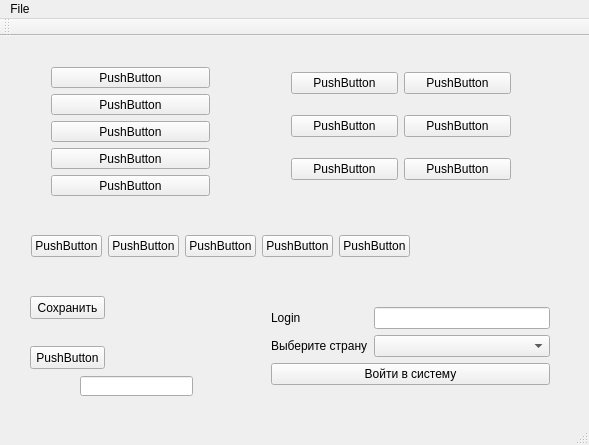
<?xml version="1.0" encoding="UTF-8"?>
<ui version="4.0">
 <class>MainWindow</class>
 <widget class="QMainWindow" name="MainWindow">
  <property name="geometry">
   <rect>
    <x>0</x>
    <y>0</y>
    <width>589</width>
    <height>445</height>
   </rect>
  </property>
  <property name="windowTitle">
   <string>MainWindow</string>
  </property>
  <widget class="QWidget" name="centralWidget">
   <widget class="QWidget" name="verticalLayoutWidget">
    <property name="geometry">
     <rect>
      <x>40</x>
      <y>20</y>
      <width>181</width>
      <height>151</height>
     </rect>
    </property>
    <layout class="QVBoxLayout" name="verticalLayout">
     <item>
      <widget class="QPushButton" name="pushButton_2">
       <property name="text">
        <string>PushButton</string>
       </property>
      </widget>
     </item>
     <item>
      <widget class="QPushButton" name="pushButton_3">
       <property name="text">
        <string>PushButton</string>
       </property>
      </widget>
     </item>
     <item>
      <widget class="QPushButton" name="pushButton_5">
       <property name="text">
        <string>PushButton</string>
       </property>
      </widget>
     </item>
     <item>
      <widget class="QPushButton" name="pushButton_4">
       <property name="text">
        <string>PushButton</string>
       </property>
      </widget>
     </item>
     <item>
      <widget class="QPushButton" name="pushButton">
       <property name="text">
        <string>PushButton</string>
       </property>
      </widget>
     </item>
    </layout>
   </widget>
   <widget class="QWidget" name="horizontalLayoutWidget">
    <property name="geometry">
     <rect>
      <x>20</x>
      <y>180</y>
      <width>401</width>
      <height>61</height>
     </rect>
    </property>
    <layout class="QHBoxLayout" name="horizontalLayout">
     <item>
      <widget class="QPushButton" name="pushButton_10">
       <property name="text">
        <string>PushButton</string>
       </property>
      </widget>
     </item>
     <item>
      <widget class="QPushButton" name="pushButton_9">
       <property name="text">
        <string>PushButton</string>
       </property>
      </widget>
     </item>
     <item>
      <widget class="QPushButton" name="pushButton_8">
       <property name="text">
        <string>PushButton</string>
       </property>
      </widget>
     </item>
     <item>
      <widget class="QPushButton" name="pushButton_7">
       <property name="text">
        <string>PushButton</string>
       </property>
      </widget>
     </item>
     <item>
      <widget class="QPushButton" name="pushButton_6">
       <property name="text">
        <string>PushButton</string>
       </property>
      </widget>
     </item>
    </layout>
   </widget>
   <widget class="QWidget" name="gridLayoutWidget">
    <property name="geometry">
     <rect>
      <x>280</x>
      <y>10</y>
      <width>231</width>
      <height>161</height>
     </rect>
    </property>
    <layout class="QGridLayout" name="gridLayout" columnstretch="0,0">
     <property name="rightMargin">
      <number>0</number>
     </property>
     <item row="1" column="0">
      <widget class="QPushButton" name="pushButton_13">
       <property name="text">
        <string>PushButton</string>
       </property>
      </widget>
     </item>
     <item row="2" column="0">
      <widget class="QPushButton" name="pushButton_12">
       <property name="text">
        <string>PushButton</string>
       </property>
      </widget>
     </item>
     <item row="0" column="0">
      <widget class="QPushButton" name="pushButton_11">
       <property name="text">
        <string>PushButton</string>
       </property>
      </widget>
     </item>
     <item row="1" column="1">
      <widget class="QPushButton" name="pushButton_14">
       <property name="text">
        <string>PushButton</string>
       </property>
      </widget>
     </item>
     <item row="0" column="1">
      <widget class="QPushButton" name="pushButton_15">
       <property name="text">
        <string>PushButton</string>
       </property>
      </widget>
     </item>
     <item row="2" column="1">
      <widget class="QPushButton" name="pushButton_16">
       <property name="text">
        <string>PushButton</string>
       </property>
      </widget>
     </item>
    </layout>
   </widget>
   <widget class="QWidget" name="formLayoutWidget">
    <property name="geometry">
     <rect>
      <x>260</x>
      <y>260</y>
      <width>301</width>
      <height>121</height>
     </rect>
    </property>
    <layout class="QFormLayout" name="formLayout">
     <item row="0" column="0">
      <widget class="QLabel" name="loginLabel">
       <property name="text">
        <string>Login</string>
       </property>
      </widget>
     </item>
     <item row="0" column="1">
      <widget class="QLineEdit" name="loginLineEdit"/>
     </item>
     <item row="1" column="0">
      <widget class="QLabel" name="chooseContryLabel">
       <property name="text">
        <string>Выберите страну</string>
       </property>
      </widget>
     </item>
     <item row="1" column="1">
      <widget class="QComboBox" name="ComboBox"/>
     </item>
     <item row="2" column="0" colspan="2">
      <widget class="QPushButton" name="pushButton_17">
       <property name="text">
        <string>Войти в систему</string>
       </property>
      </widget>
     </item>
    </layout>
   </widget>
   <widget class="QPushButton" name="pushButton_18">
    <property name="geometry">
     <rect>
      <x>30</x>
      <y>310</y>
      <width>75</width>
      <height>23</height>
     </rect>
    </property>
    <property name="text">
     <string>PushButton</string>
    </property>
   </widget>
   <widget class="QLineEdit" name="lineEdit">
    <property name="geometry">
     <rect>
      <x>80</x>
      <y>340</y>
      <width>113</width>
      <height>20</height>
     </rect>
    </property>
   </widget>
   <widget class="QPushButton" name="pushButton_19">
    <property name="geometry">
     <rect>
      <x>30</x>
      <y>260</y>
      <width>75</width>
      <height>23</height>
     </rect>
    </property>
    <property name="text">
     <string>Сохранить</string>
    </property>
   </widget>
  </widget>
  <widget class="QMenuBar" name="menuBar">
   <property name="geometry">
    <rect>
     <x>0</x>
     <y>0</y>
     <width>589</width>
     <height>21</height>
    </rect>
   </property>
   <widget class="QMenu" name="menuFile">
    <property name="title">
     <string>File</string>
    </property>
    <addaction name="actionSave_Game"/>
   </widget>
   <addaction name="menuFile"/>
  </widget>
  <widget class="QToolBar" name="mainToolBar">
   <attribute name="toolBarArea">
    <enum>TopToolBarArea</enum>
   </attribute>
   <attribute name="toolBarBreak">
    <bool>false</bool>
   </attribute>
  </widget>
  <widget class="QStatusBar" name="statusBar"/>
  <action name="actionSave_Game">
   <property name="text">
    <string>Сохранить игру</string>
   </property>
   <property name="shortcut">
    <string>Ctrl+S</string>
   </property>
  </action>
 </widget>
 <layoutdefault spacing="6" margin="11"/>
 <resources/>
 <connections>
  <connection>
   <sender>pushButton_18</sender>
   <signal>clicked()</signal>
   <receiver>lineEdit</receiver>
   <slot>clear()</slot>
   <hints>
    <hint type="sourcelabel">
     <x>76</x>
     <y>361</y>
    </hint>
    <hint type="destinationlabel">
     <x>110</x>
     <y>382</y>
    </hint>
   </hints>
  </connection>
  <connection>
   <sender>pushButton_19</sender>
   <signal>clicked()</signal>
   <receiver>menuBar</receiver>
   <slot>hide()</slot>
   <hints>
    <hint type="sourcelabel">
     <x>77</x>
     <y>301</y>
    </hint>
    <hint type="destinationlabel">
     <x>21</x>
     <y>10</y>
    </hint>
   </hints>
  </connection>
 </connections>
</ui>
